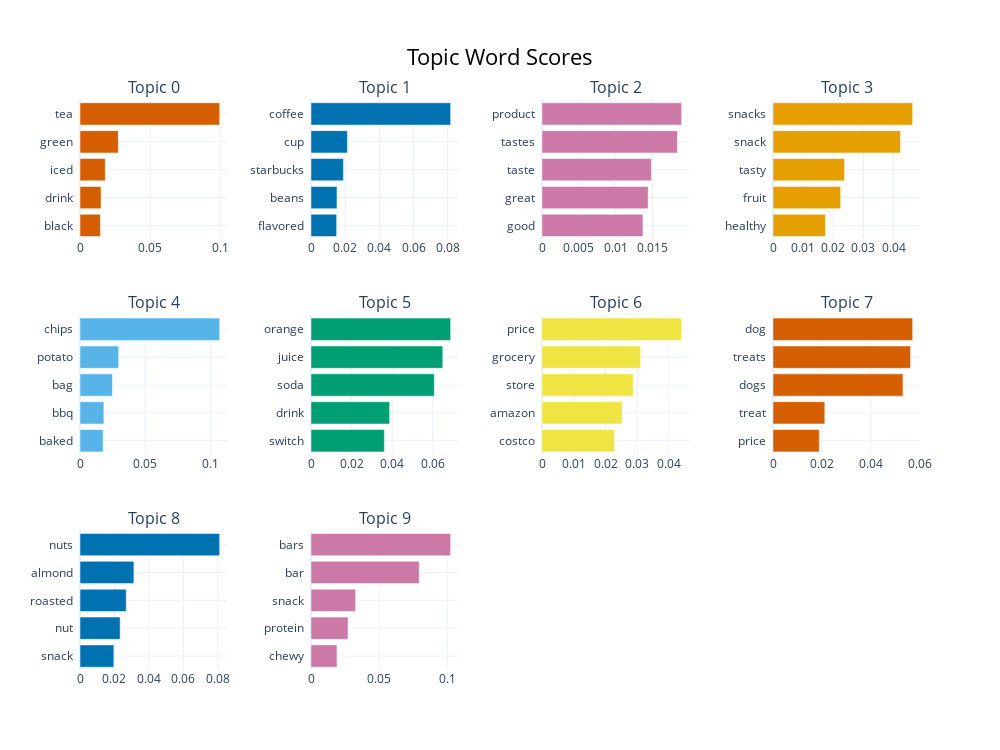

Notebook code for this chart:
### Code cell
topic_model.visualize_barchart(top_n_topics=10)

### Figure 1 — Plotly figure (JSON) as saved in the notebook; plotly's stock layout.template omitted (floating-point values rounded to 4 significant figures)
{"data": [{"marker": {"color": "#D55E00"}, "orientation": "h", "type": "bar", "x": [0.01456, 0.01499, 0.01802, 0.02733, 0.09961], "xaxis": "x", "y": ["black  ", "drink  ", "iced  ", "green  ", "tea  "], "yaxis": "y"}, {"marker": {"color": "#0072B2"}, "orientation": "h", "type": "bar", "x": [0.015, 0.0152, 0.01897, 0.0213, 0.08171], "xaxis": "x2", "y": ["flavored  ", "beans  ", "starbucks  ", "cup  ", "coffee  "], "yaxis": "y2"}, {"marker": {"color": "#CC79A7"}, "orientation": "h", "type": "bar", "x": [0.01369, 0.0144, 0.01484, 0.01838, 0.01895], "xaxis": "x3", "y": ["good  ", "great  ", "taste  ", "tastes  ", "product  "], "yaxis": "y3"}, {"marker": {"color": "#E69F00"}, "orientation": "h", "type": "bar", "x": [0.01739, 0.02245, 0.02374, 0.04231, 0.04634], "xaxis": "x4", "y": ["healthy  ", "fruit  ", "tasty  ", "snack  ", "snacks  "], "yaxis": "y4"}, {"marker": {"color": "#56B4E9"}, "orientation": "h", "type": "bar", "x": [0.01774, 0.01833, 0.02491, 0.02965, 0.1072], "xaxis": "x5", "y": ["baked  ", "bbq  ", "bag  ", "potato  ", "chips  "], "yaxis": "y5"}, {"marker": {"color": "#009E73"}, "orientation": "h", "type": "bar", "x": [0.03614, 0.03874, 0.06075, 0.06492, 0.06879], "xaxis": "x6", "y": ["switch  ", "drink  ", "soda  ", "juice  ", "orange  "], "yaxis": "y6"}, {"marker": {"color": "#F0E442"}, "orientation": "h", "type": "bar", "x": [0.02282, 0.02526, 0.02871, 0.03106, 0.04398], "xaxis": "x7", "y": ["costco  ", "amazon  ", "store  ", "grocery  ", "price  "], "yaxis": "y7"}, {"marker": {"color": "#D55E00"}, "orientation": "h", "type": "bar", "x": [0.01893, 0.02121, 0.05322, 0.05634, 0.05718], "xaxis": "x8", "y": ["price  ", "treat  ", "dogs  ", "treats  ", "dog  "], "yaxis": "y8"}, {"marker": {"color": "#0072B2"}, "orientation": "h", "type": "bar", "x": [0.01963, 0.0233, 0.02683, 0.03127, 0.08102], "xaxis": "x9", "y": ["snack  ", "nut  ", "roasted  ", "almond  ", "nuts  "], "yaxis": "y9"}, {"marker": {"color": "#CC79A7"}, "orientation": "h", "type": "bar", "x": [0.01908, 0.02718, 0.03277, 0.07948, 0.1026], "xaxis": "x10", "y": ["chewy  ", "protein  ", "snack  ", "bar  ", "bars  "], "yaxis": "y10"}], "layout": {"annotations": [{"font": {"size": 16}, "showarrow": false, "text": "Topic 0", "x": 0.0875, "xanchor": "center", "xref": "paper", "y": 1, "yanchor": "bottom", "yref": "paper"}, {"font": {"size": 16}, "showarrow": false, "text": "Topic 1", "x": 0.3625, "xanchor": "center", "xref": "paper", "y": 1, "yanchor": "bottom", "yref": "paper"}, {"font": {"size": 16}, "showarrow": false, "text": "Topic 2", "x": 0.6375, "xanchor": "center", "xref": "paper", "y": 1, "yanchor": "bottom", "yref": "paper"}, {"font": {"size": 16}, "showarrow": false, "text": "Topic 3", "x": 0.9125, "xanchor": "center", "xref": "paper", "y": 1, "yanchor": "bottom", "yref": "paper"}, {"font": {"size": 16}, "showarrow": false, "text": "Topic 4", "x": 0.0875, "xanchor": "center", "xref": "paper", "y": 0.6222, "yanchor": "bottom", "yref": "paper"}, {"font": {"size": 16}, "showarrow": false, "text": "Topic 5", "x": 0.3625, "xanchor": "center", "xref": "paper", "y": 0.6222, "yanchor": "bottom", "yref": "paper"}, {"font": {"size": 16}, "showarrow": false, "text": "Topic 6", "x": 0.6375, "xanchor": "center", "xref": "paper", "y": 0.6222, "yanchor": "bottom", "yref": "paper"}, {"font": {"size": 16}, "showarrow": false, "text": "Topic 7", "x": 0.9125, "xanchor": "center", "xref": "paper", "y": 0.6222, "yanchor": "bottom", "yref": "paper"}, {"font": {"size": 16}, "showarrow": false, "text": "Topic 8", "x": 0.0875, "xanchor": "center", "xref": "paper", "y": 0.2444, "yanchor": "bottom", "yref": "paper"}, {"font": {"size": 16}, "showarrow": false, "text": "Topic 9", "x": 0.3625, "xanchor": "center", "xref": "paper", "y": 0.2444, "yanchor": "bottom", "yref": "paper"}], "height": 750, "hoverlabel": {"bgcolor": "white", "font": {"family": "Rockwell", "size": 16}}, "showlegend": false, "title": {"font": {"color": "Black", "size": 22}, "text": "Topic Word Scores", "x": 0.5, "xanchor": "center", "yanchor": "top"}, "width": 1000, "xaxis": {"anchor": "y", "domain": [0, 0.175], "showgrid": true}, "xaxis10": {"anchor": "y10", "domain": [0.275, 0.45], "showgrid": true}, "xaxis11": {"anchor": "y11", "domain": [0.55, 0.725], "showgrid": true}, "xaxis12": {"anchor": "y12", "domain": [0.825, 1], "showgrid": true}, "xaxis2": {"anchor": "y2", "domain": [0.275, 0.45], "showgrid": true}, "xaxis3": {"anchor": "y3", "domain": [0.55, 0.725], "showgrid": true}, "xaxis4": {"anchor": "y4", "domain": [0.825, 1], "showgrid": true}, "xaxis5": {"anchor": "y5", "domain": [0, 0.175], "showgrid": true}, "xaxis6": {"anchor": "y6", "domain": [0.275, 0.45], "showgrid": true}, "xaxis7": {"anchor": "y7", "domain": [0.55, 0.725], "showgrid": true}, "xaxis8": {"anchor": "y8", "domain": [0.825, 1], "showgrid": true}, "xaxis9": {"anchor": "y9", "domain": [0, 0.175], "showgrid": true}, "yaxis": {"anchor": "x", "domain": [0.7556, 1], "showgrid": true}, "yaxis10": {"anchor": "x10", "domain": [0, 0.2444], "showgrid": true}, "yaxis11": {"anchor": "x11", "domain": [0, 0.2444], "showgrid": true}, "yaxis12": {"anchor": "x12", "domain": [0, 0.2444], "showgrid": true}, "yaxis2": {"anchor": "x2", "domain": [0.7556, 1], "showgrid": true}, "yaxis3": {"anchor": "x3", "domain": [0.7556, 1], "showgrid": true}, "yaxis4": {"anchor": "x4", "domain": [0.7556, 1], "showgrid": true}, "yaxis5": {"anchor": "x5", "domain": [0.3778, 0.6222], "showgrid": true}, "yaxis6": {"anchor": "x6", "domain": [0.3778, 0.6222], "showgrid": true}, "yaxis7": {"anchor": "x7", "domain": [0.3778, 0.6222], "showgrid": true}, "yaxis8": {"anchor": "x8", "domain": [0.3778, 0.6222], "showgrid": true}, "yaxis9": {"anchor": "x9", "domain": [0, 0.2444], "showgrid": true}}}
